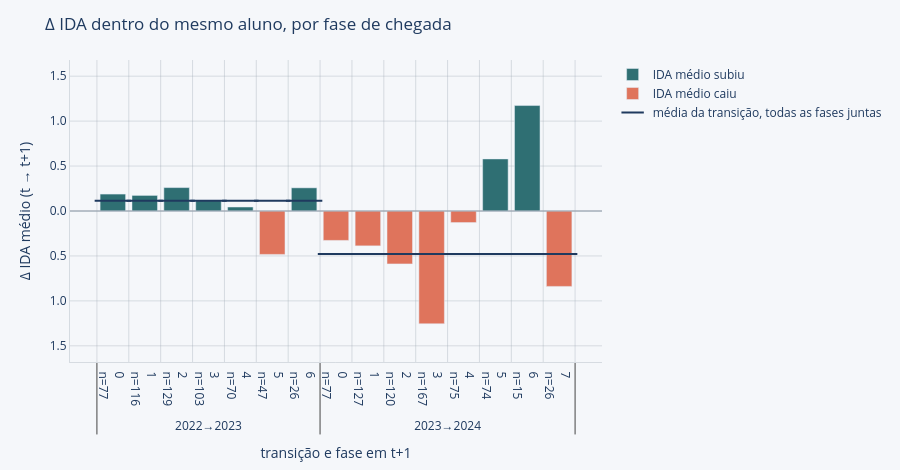

The notebook cell saved with this chart:
### Markdown cell above
O IDA médio sobe de 6,09 em 2022 para 6,66 em 2023 e recua para 6,35 em 2024. Lida sozinha, a série sugeriria um
ano bom seguido de um ano ruim. Este é mais um exemplo do porquê é importante considerarmos a trajetória dos alunos em vez das médias anuais.

O gráfico separa, dentro de cada ano, quem voltou na avaliação seguinte de quem não voltou, e marca por cima, com um traço azul, a média do ano inteiro. Ele mostra o mecanismo funcionando: quem não voltou já tinha IDA mais baixo antes de evadir — 5,23 contra 6,47 em 2022 (260 alunos contra 600); e 6,20 contra 6,83 em 2023 (244 contra 693). A média do ano cai sempre entre as duas barras e mais perto da barra de quem ficou, que é o grupo maior. No ano seguinte, os que performaram pior (e evadiram) não estão mais na conta, o que por si pode fazer a média subir sem que o programa tenha se tornado mais eficiente.

Qual é a dimensão da diferença? A variação positiva do IDA médio em 2022->2023 é de +0,57 se considerarmos todos os alunos (inclusive novos ingressantes), mas de apenas +0,36 quando consideramos apenas os alunos que já estavam na instituição. Ou seja, 37,2% da variação positiva (+0,21) vem somente da remoção das notas baixas de alunos que evadiram.

### Code cell
# ---------- Camada longitudinal: o mesmo aluno em t e em t+1 ----------
b2 = painel.dropna(subset=['d_ida'])
fora = painel[painel.d_ida.isna()]
print(f'Transições no painel: {len(painel)}. Sem variação de IDA: {len(fora)} '
      f'— {(fora.fase_t1 == 8).sum()} chegam na fase 8 e {(fora.fase_t1 != 8).sum()} não têm IDA numa das '
      f'pontas.')
b2 = b2[b2.fase_t1 <= 7]
print(f'Fora também o único aluno que chega na fase 8 com IDA registrado. '
      f'População da camada longitudinal: {len(b2)} transições, {b2.id_aluno.nunique()} alunos.')

# Contagem antes de taxa: quantos melhoraram e quantos pioraram
linhas = []
for nome, g in list(b2.groupby('transicao')) + [('todos', b2)]:
    linhas.append((nome, len(g), (g.d_ida > 0).sum(), (g.d_ida == 0).sum(), (g.d_ida < 0).sum(),
                   (g.d_ida > 0).mean() * 100, g.d_ida.mean(), g.d_ida.median()))
print('\nVariação do IDA dentro do mesmo aluno:')
print(pd.DataFrame(linhas, columns=['transição', 'n', 'melhoraram', 'iguais', 'pioraram', 'melhoraram_%',
                                    'média', 'mediana']).round(2).to_string(index=False))
# A linha 'todos' conta duas vezes quem aparece nas duas transições, então ela é resumo e não população.
print(f"\nDos {b2.id_aluno.nunique()} alunos, "
      f"{(b2.groupby('id_aluno').size() == 2).sum()} aparecem nas duas transições.")

por_fase = b2.groupby(['transicao', 'fase_t1']).d_ida.agg(
    media='mean', n='size', melhoraram=lambda s: (s > 0).sum())
por_fase['melhoraram_%'] = por_fase.melhoraram / por_fase.n * 100
print('\nΔ IDA por transição e fase de chegada:')
print(por_fase.round(2).to_string())
finas = por_fase[por_fase.n < MIN_CELULA]
print(f'\nFora do gráfico, por terem menos de {MIN_CELULA} alunos: '
      + (', '.join(f'{t} fase {f:g} (n={v})' for (t, f), v in finas.n.items()) or 'nenhuma célula') + '.')


def barras_variacao(tab, titulo, eixo_x, rotulo_y, nomes=('subiu', 'caiu'), passo=0.5, casas=1,
                    altura=470, referencia=None, nome_ref=''):
    """Desenha a variação média de cada grupo como barra que diverge do zero: para cima quem melhorou, para
    baixo quem piorou. O sinal é a primeira coisa que a pergunta pede, e divergir entrega o sinal antes de o
    leitor chegar ao eixo; o rótulo do eixo, por isso mesmo, mostra o valor absoluto. O n vai no rótulo e o
    hover leva a média, o tamanho do grupo e quantos melhoraram, para que nenhuma barra seja lida sem o peso
    que ela tem — uma média de seis alunos e uma de duzentos ocupam a mesma largura na tela."""
    rot = lambda v: f'{v:g}' if isinstance(v, float) else str(v)
    eixo = [[rot(v) for v in tab.index.get_level_values(i)] for i in range(tab.index.nlevels)]
    eixo[-1] = rotulo_n(eixo[-1], tab.n)
    x = eixo if tab.index.nlevels > 1 else eixo[0]
    dados = np.stack([tab.media, tab.n, tab['melhoraram_%']], axis=-1)
    fig = go.Figure()
    for acima, cor, nome in [(True, TEAL, nomes[0]), (False, CORAL, nomes[1])]:
        fig.add_bar(x=x, y=[v if (v > 0) == acima else None for v in tab.media], marker_color=cor,
                    name=nome, customdata=dados,
                    hovertemplate='%{customdata[0]:+.2f} em média  ·  %{customdata[1]:.0f} alunos  ·  '
                                  '%{customdata[2]:.0f}% melhoraram<extra></extra>')
    if referencia is not None:
        marca_referencia(fig, x, list(referencia), nome_ref, formato='+.2f')
    fig.update_layout(barmode='relative', title=titulo, xaxis_title=eixo_x, yaxis_title=rotulo_y,
                      hovermode='x unified', legend_title='')
    eixo_divergente(fig, list(tab.media) + list(referencia if referencia is not None else []), passo, casas)
    return aplicar_tema(fig, altura).update_layout(margin_b=85 if tab.index.nlevels > 1 else 55)


grosso = por_fase[por_fase.n >= MIN_CELULA]
media_transicao = b2.groupby('transicao').d_ida.mean()
barras_variacao(grosso, 'Δ IDA dentro do mesmo aluno, por fase de chegada',
                'transição e fase em t+1', 'Δ IDA médio (t → t+1)',
                nomes=('IDA médio subiu', 'IDA médio caiu'),
                referencia=[media_transicao[t] for t, _ in grosso.index],
                nome_ref='média da transição, todas as fases juntas').show()

### Figure 1 — Plotly figure (JSON) as saved in the notebook; plotly's stock layout.template omitted (floating-point values rounded to 4 significant figures)
{"data": [{"customdata": [[0.1883, 77.0, 53.25], [0.1733, 116.0, 52.59], [0.2605, 129.0, 47.29], [0.1175, 103.0, 52.43], [0.04429, 70.0, 37.14], [-0.483, 47.0, 25.53], [0.2577, 26.0, 42.31], [-0.3273, 77.0, 38.96], [-0.3878, 127.0, 46.46], [-0.5883, 120.0, 35.83], [-1.255, 167.0, 23.35], [-0.1284, 75.0, 57.33], [0.5793, 74.0, 67.57], [1.173, 15.0, 86.67], [-0.8391, 26.0, 42.31]], "hovertemplate": "%{customdata[0]:+.2f} em média  ·  %{customdata[1]:.0f} alunos  ·  %{customdata[2]:.0f}% melhoraram<extra></extra>", "marker": {"color": "#2F6F73"}, "name": "IDA médio subiu", "type": "bar", "x": [["2022→2023", "2022→2023", "2022→2023", "2022→2023", "2022→2023", "2022→2023", "2022→2023", "2023→2024", "2023→2024", "2023→2024", "2023→2024", "2023→2024", "2023→2024", "2023→2024", "2023→2024"], ["0<br>n=77", "1<br>n=116", "2<br>n=129", "3<br>n=103", "4<br>n=70", "5<br>n=47", "6<br>n=26", "0<br>n=77", "1<br>n=127", "2<br>n=120", "3<br>n=167", "4<br>n=75", "5<br>n=74", "6<br>n=15", "7<br>n=26"]], "y": [0.1883, 0.1733, 0.2605, 0.1175, 0.04429, null, 0.2577, null, null, null, null, null, 0.5793, 1.173, null]}, {"customdata": [[0.1883, 77.0, 53.25], [0.1733, 116.0, 52.59], [0.2605, 129.0, 47.29], [0.1175, 103.0, 52.43], [0.04429, 70.0, 37.14], [-0.483, 47.0, 25.53], [0.2577, 26.0, 42.31], [-0.3273, 77.0, 38.96], [-0.3878, 127.0, 46.46], [-0.5883, 120.0, 35.83], [-1.255, 167.0, 23.35], [-0.1284, 75.0, 57.33], [0.5793, 74.0, 67.57], [1.173, 15.0, 86.67], [-0.8391, 26.0, 42.31]], "hovertemplate": "%{customdata[0]:+.2f} em média  ·  %{customdata[1]:.0f} alunos  ·  %{customdata[2]:.0f}% melhoraram<extra></extra>", "marker": {"color": "#DF745C"}, "name": "IDA médio caiu", "type": "bar", "x": [["2022→2023", "2022→2023", "2022→2023", "2022→2023", "2022→2023", "2022→2023", "2022→2023", "2023→2024", "2023→2024", "2023→2024", "2023→2024", "2023→2024", "2023→2024", "2023→2024", "2023→2024"], ["0<br>n=77", "1<br>n=116", "2<br>n=129", "3<br>n=103", "4<br>n=70", "5<br>n=47", "6<br>n=26", "0<br>n=77", "1<br>n=127", "2<br>n=120", "3<br>n=167", "4<br>n=75", "5<br>n=74", "6<br>n=15", "7<br>n=26"]], "y": [null, null, null, null, null, -0.483, null, -0.3273, -0.3878, -0.5883, -1.255, -0.1284, null, null, -0.8391]}, {"hovertemplate": "%{y:+.2f}<extra></extra>", "marker": {"line": {"color": "#1F3A5F", "width": 2}, "size": 26, "symbol": "line-ew"}, "mode": "markers", "name": "média da transição, todas as fases juntas", "type": "scatter", "x": [["2022→2023", "2022→2023", "2022→2023", "2022→2023", "2022→2023", "2022→2023", "2022→2023", "2023→2024", "2023→2024", "2023→2024", "2023→2024", "2023→2024", "2023→2024", "2023→2024", "2023→2024"], ["0<br>n=77", "1<br>n=116", "2<br>n=129", "3<br>n=103", "4<br>n=70", "5<br>n=47", "6<br>n=26", "0<br>n=77", "1<br>n=127", "2<br>n=120", "3<br>n=167", "4<br>n=75", "5<br>n=74", "6<br>n=15", "7<br>n=26"]], "y": [0.1152, 0.1152, 0.1152, 0.1152, 0.1152, 0.1152, 0.1152, -0.4781, -0.4781, -0.4781, -0.4781, -0.4781, -0.4781, -0.4781, -0.4781]}], "layout": {"barmode": "relative", "font": {"color": "#1F3A5F"}, "height": 470, "hovermode": "x unified", "legend": {"title": {"font": {"color": "#1F3A5F"}, "text": ""}}, "margin": {"b": 85, "l": 70, "r": 30, "t": 60}, "paper_bgcolor": "#F5F7FA", "plot_bgcolor": "#F5F7FA", "shapes": [{"line": {"color": "#9AA5B1", "width": 1}, "type": "line", "x0": 0, "x1": 1, "xref": "x domain", "y0": 0, "y1": 0, "yref": "y"}], "title": {"font": {"color": "#1F3A5F"}, "text": "Δ IDA dentro do mesmo aluno, por fase de chegada"}, "xaxis": {"gridcolor": "rgba(154, 165, 177, 0.35)", "linecolor": "rgba(154, 165, 177, 0.35)", "title": {"text": "transição e fase em t+1"}, "zerolinecolor": "rgba(154, 165, 177, 0.35)"}, "yaxis": {"gridcolor": "rgba(154, 165, 177, 0.35)", "linecolor": "rgba(154, 165, 177, 0.35)", "range": [-1.68, 1.68], "tickmode": "array", "ticktext": ["1.5", "1.0", "0.5", "0.0", "0.5", "1.0", "1.5"], "tickvals": [-1.5, -1.0, -0.5, 0.0, 0.5, 1.0, 1.5], "title": {"text": "Δ IDA médio (t → t+1)"}, "zerolinecolor": "rgba(154, 165, 177, 0.35)"}}}
